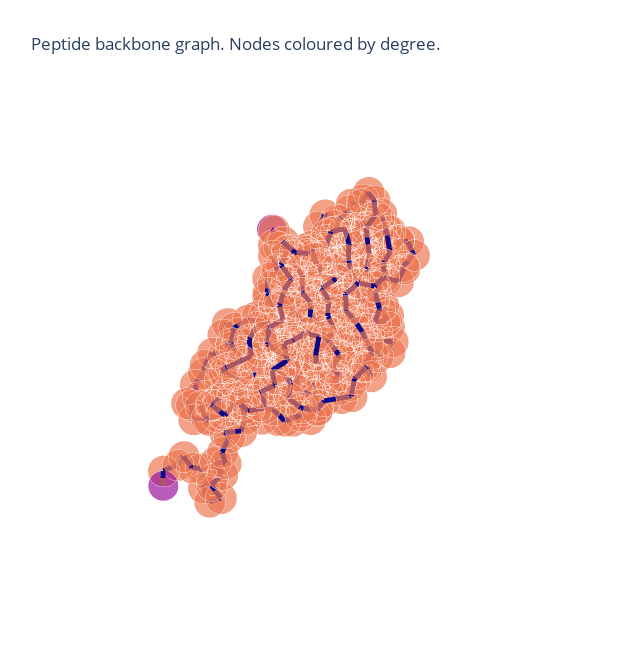

Here is the notebook cell this chart was saved with:
### Code cell
from graphein.protein.visualisation import plotly_protein_structure_graph

p = plotly_protein_structure_graph(
    graphs['G161R'],
    colour_edges_by="kind",
    colour_nodes_by="degree",
    label_node_ids=False,
    plot_title="Peptide backbone graph. Nodes coloured by degree.",
    node_size_multiplier=1
    )
p.show()

### Figure 1 — Plotly figure (JSON) as saved in the notebook; plotly's stock layout.template omitted (floating-point values rounded to 4 significant figures; data arrays with more than 128 entries replaced by an {"elided": "..."} marker saying what was removed)
{"data": [{"hoverinfo": "text+x+y+z", "marker": {"color": {"elided": "445x4 float values"}, "opacity": 0.7, "size": {"elided": "445 int values"}, "symbol": "circle"}, "mode": "markers", "text": {"elided": "445 str values"}, "type": "scatter3d", "x": {"elided": "445 float values"}, "y": {"elided": "445 float values"}, "z": {"elided": "445 float values"}}, {"hoverinfo": "text", "line": {"color": {"elided": "1332x4 float values"}, "width": 10}, "mode": "lines", "text": {"elided": "1332 str values"}, "type": "scatter3d", "x": {"elided": "1332 float values"}, "y": {"elided": "1332 float values"}, "z": {"elided": "1332 float values"}}], "layout": {"height": 650, "margin": {"t": 100}, "scene": {"xaxis": {"showbackground": false, "showgrid": false, "showline": false, "showticklabels": false, "title": {"text": ""}, "zeroline": false}, "yaxis": {"showbackground": false, "showgrid": false, "showline": false, "showticklabels": false, "title": {"text": ""}, "zeroline": false}, "zaxis": {"showbackground": false, "showgrid": false, "showline": false, "showticklabels": false, "title": {"text": ""}, "zeroline": false}}, "showlegend": false, "title": {"text": "Peptide backbone graph. Nodes coloured by degree."}, "width": 620}}
